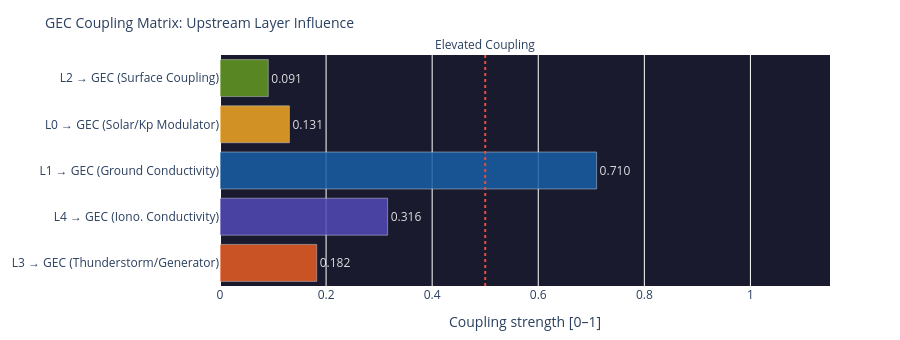

The code cell stored with this chart in its notebook:
### Code cell
# ============================================================
# COUPLING MATRIX – How strongly does each layer influence the GEC?
# ============================================================

# Coupling strengths (0–1) from upstream layer scores
def safe(v, default=0.0):
    return float(v) if v is not None else default

coupling = {
    'L3 → GEC\n(Thunderstorm/Generator)':    safe(l3_thunder_score, 0.15),
    'L4 → GEC\n(Iono. Conductivity)':    safe(l4_ioniz, 0.3),
    'L1 → GEC\n(Ground Conductivity)':   0.71,   # stabil (Ozeananteil)
    'L0 → GEC\n(Solar/Kp Modulator)':    safe(layer0.get('score') if layer0 else None, 0.25),
    'L2 → GEC\n(Surface Coupling)':      safe(layer2.get('components',{}).get('Elec. Surface Coupling',{}).get('score') if layer2 else None, 0.3),
}

names  = list(coupling.keys())
values = list(coupling.values())
colors = ['#E85D24','#534AB7','#185FA5','#F2A623','#639922']

fig = go.Figure(go.Bar(
    x=values, y=names,
    orientation='h',
    marker_color=colors, opacity=0.85,
    text=[f'{v:.3f}' for v in values],
    textposition='outside',
    textfont=dict(color='white')
))
fig.add_vline(x=0.5, line_dash='dot', line_color='#e74c3c',
              annotation_text='Elevated Coupling', annotation_position='top')
fig.update_layout(
    title=dict(text='GEC Coupling Matrix: Upstream Layer Influence', font=dict(size=14)),
    xaxis=dict(title='Coupling strength [0–1]', range=[0, 1.15]),
    height=340, plot_bgcolor='#1a1a2e', paper_bgcolor='rgba(0,0,0,0)',
    margin=dict(l=180, r=70, t=55, b=40)
)
fig.show()

### Figure 1 — Plotly figure (JSON) as saved in the notebook; plotly's stock layout.template omitted (floating-point values rounded to 4 significant figures)
{"data": [{"marker": {"color": ["#E85D24", "#534AB7", "#185FA5", "#F2A623", "#639922"]}, "opacity": 0.85, "orientation": "h", "text": ["0.182", "0.316", "0.710", "0.131", "0.091"], "textfont": {"color": "white"}, "textposition": "outside", "type": "bar", "x": [0.1823, 0.316, 0.71, 0.1309, 0.091], "y": ["L3 → GEC\n(Thunderstorm/Generator)", "L4 → GEC\n(Iono. Conductivity)", "L1 → GEC\n(Ground Conductivity)", "L0 → GEC\n(Solar/Kp Modulator)", "L2 → GEC\n(Surface Coupling)"]}], "layout": {"annotations": [{"showarrow": false, "text": "Elevated Coupling", "x": 0.5, "xanchor": "center", "xref": "x", "y": 1, "yanchor": "bottom", "yref": "y domain"}], "height": 340, "margin": {"b": 40, "l": 180, "r": 70, "t": 55}, "paper_bgcolor": "rgba(0,0,0,0)", "plot_bgcolor": "#1a1a2e", "shapes": [{"line": {"color": "#e74c3c", "dash": "dot"}, "type": "line", "x0": 0.5, "x1": 0.5, "xref": "x", "y0": 0, "y1": 1, "yref": "y domain"}], "title": {"font": {"size": 14}, "text": "GEC Coupling Matrix: Upstream Layer Influence"}, "xaxis": {"range": [0, 1.15], "title": {"text": "Coupling strength [0–1]"}}}}
